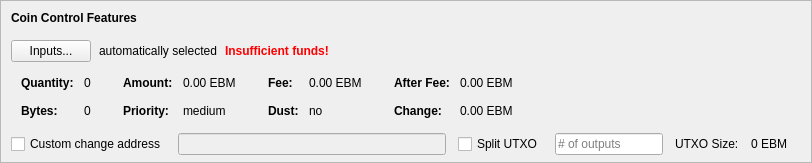
    <widget class="QFrame" name="frameCoinControl">
     <property name="sizePolicy">
      <sizepolicy hsizetype="Expanding" vsizetype="Expanding">
       <horstretch>0</horstretch>
       <verstretch>0</verstretch>
      </sizepolicy>
     </property>
     <property name="maximumSize">
      <size>
       <width>16777215</width>
       <height>16777215</height>
      </size>
     </property>
     <property name="frameShape">
      <enum>QFrame::StyledPanel</enum>
     </property>
     <property name="frameShadow">
      <enum>QFrame::Sunken</enum>
     </property>
     <layout class="QVBoxLayout" name="verticalLayoutCoinControl2">
      <property name="spacing">
       <number>0</number>
      </property>
      <property name="leftMargin">
       <number>0</number>
      </property>
      <property name="topMargin">
       <number>0</number>
      </property>
      <property name="rightMargin">
       <number>0</number>
      </property>
      <property name="bottomMargin">
       <number>6</number>
      </property>
      <item>
       <layout class="QVBoxLayout" name="verticalLayoutCoinControl" stretch="0,0,0,0,1">
        <property name="spacing">
         <number>0</number>
        </property>
        <property name="leftMargin">
         <number>10</number>
        </property>
        <property name="topMargin">
         <number>10</number>
        </property>
        <item>
         <layout class="QHBoxLayout" name="horizontalLayoutCoinControl1">
          <property name="bottomMargin">
           <number>15</number>
          </property>
          <item>
           <widget class="QLabel" name="labelCoinControlFeatures">
            <property name="sizePolicy">
             <sizepolicy hsizetype="Preferred" vsizetype="Maximum">
              <horstretch>0</horstretch>
              <verstretch>0</verstretch>
             </sizepolicy>
            </property>
            <property name="font">
             <font>
              <weight>75</weight>
              <bold>true</bold>
             </font>
            </property>
            <property name="styleSheet">
             <string notr="true">font-weight:bold;</string>
            </property>
            <property name="text">
             <string>Coin Control Features</string>
            </property>
           </widget>
          </item>
         </layout>
        </item>
        <item>
         <layout class="QHBoxLayout" name="horizontalLayoutCoinControl2" stretch="0,0,0,0">
          <property name="spacing">
           <number>8</number>
          </property>
          <property name="bottomMargin">
           <number>10</number>
          </property>
          <item>
           <widget class="QPushButton" name="pushButtonCoinControl">
            <property name="styleSheet">
             <string notr="true"/>
            </property>
            <property name="text">
             <string>Inputs...</string>
            </property>
            <property name="autoDefault">
             <bool>false</bool>
            </property>
           </widget>
          </item>
          <item>
           <widget class="QLabel" name="labelCoinControlAutomaticallySelected">
            <property name="text">
             <string>automatically selected</string>
            </property>
            <property name="margin">
             <number>5</number>
            </property>
           </widget>
          </item>
          <item>
           <widget class="QLabel" name="labelCoinControlInsuffFunds">
            <property name="font">
             <font>
              <weight>75</weight>
              <bold>true</bold>
             </font>
            </property>
            <property name="styleSheet">
             <string notr="true">color:red;font-weight:bold;</string>
            </property>
            <property name="text">
             <string>Insufficient funds!</string>
            </property>
            <property name="margin">
             <number>5</number>
            </property>
           </widget>
          </item>
          <item>
           <spacer name="horizontalSpacerCoinControl">
            <property name="orientation">
             <enum>Qt::Horizontal</enum>
            </property>
            <property name="sizeHint" stdset="0">
             <size>
              <width>40</width>
              <height>1</height>
             </size>
            </property>
           </spacer>
          </item>
         </layout>
        </item>
        <item>
         <widget class="QWidget" name="widgetCoinControl" native="true">
          <property name="sizePolicy">
           <sizepolicy hsizetype="Preferred" vsizetype="Preferred">
            <horstretch>0</horstretch>
            <verstretch>0</verstretch>
           </sizepolicy>
          </property>
          <property name="minimumSize">
           <size>
            <width>0</width>
            <height>0</height>
           </size>
          </property>
          <property name="styleSheet">
           <string notr="true"/>
          </property>
          <layout class="QHBoxLayout" name="horizontalLayoutCoinControl5">
           <property name="leftMargin">
            <number>0</number>
           </property>
           <property name="topMargin">
            <number>0</number>
           </property>
           <property name="rightMargin">
            <number>0</number>
           </property>
           <property name="bottomMargin">
            <number>0</number>
           </property>
           <item>
            <layout class="QHBoxLayout" name="horizontalLayoutCoinControl3" stretch="0,0,0,1">
             <property name="spacing">
              <number>20</number>
             </property>
             <property name="topMargin">
              <number>0</number>
             </property>
             <property name="bottomMargin">
              <number>10</number>
             </property>
             <item>
              <layout class="QFormLayout" name="formLayoutCoinControl1">
               <property name="horizontalSpacing">
                <number>10</number>
               </property>
               <property name="verticalSpacing">
                <number>14</number>
               </property>
               <property name="leftMargin">
                <number>10</number>
               </property>
               <property name="topMargin">
                <number>4</number>
               </property>
               <property name="rightMargin">
                <number>6</number>
               </property>
               <item row="0" column="0">
                <widget class="QLabel" name="labelCoinControlQuantityText">
                 <property name="font">
                  <font>
                   <weight>75</weight>
                   <bold>true</bold>
                  </font>
                 </property>
                 <property name="text">
                  <string>Quantity:</string>
                 </property>
                 <property name="margin">
                  <number>0</number>
                 </property>
                </widget>
               </item>
               <item row="0" column="1">
                <widget class="QLabel" name="labelCoinControlQuantity">
                 <property name="cursor">
                  <cursorShape>IBeamCursor</cursorShape>
                 </property>
                 <property name="contextMenuPolicy">
                  <enum>Qt::ActionsContextMenu</enum>
                 </property>
                 <property name="text">
                  <string notr="true">0</string>
                 </property>
                 <property name="margin">
                  <number>0</number>
                 </property>
                 <property name="textInteractionFlags">
                  <set>Qt::LinksAccessibleByMouse|Qt::TextSelectableByKeyboard|Qt::TextSelectableByMouse</set>
                 </property>
                </widget>
               </item>
               <item row="1" column="0">
                <widget class="QLabel" name="labelCoinControlBytesText">
                 <property name="font">
                  <font>
                   <weight>75</weight>
                   <bold>true</bold>
                  </font>
                 </property>
                 <property name="text">
                  <string>Bytes:</string>
                 </property>
                </widget>
               </item>
               <item row="1" column="1">
                <widget class="QLabel" name="labelCoinControlBytes">
                 <property name="cursor">
                  <cursorShape>IBeamCursor</cursorShape>
                 </property>
                 <property name="contextMenuPolicy">
                  <enum>Qt::ActionsContextMenu</enum>
                 </property>
                 <property name="text">
                  <string notr="true">0</string>
                 </property>
                 <property name="textInteractionFlags">
                  <set>Qt::LinksAccessibleByMouse|Qt::TextSelectableByKeyboard|Qt::TextSelectableByMouse</set>
                 </property>
                </widget>
               </item>
              </layout>
             </item>
             <item>
              <layout class="QFormLayout" name="formLayoutCoinControl2">
               <property name="horizontalSpacing">
                <number>10</number>
               </property>
               <property name="verticalSpacing">
                <number>14</number>
               </property>
               <property name="leftMargin">
                <number>6</number>
               </property>
               <property name="topMargin">
                <number>4</number>
               </property>
               <property name="rightMargin">
                <number>6</number>
               </property>
               <item row="0" column="0">
                <widget class="QLabel" name="labelCoinControlAmountText">
                 <property name="font">
                  <font>
                   <weight>75</weight>
                   <bold>true</bold>
                  </font>
                 </property>
                 <property name="text">
                  <string>Amount:</string>
                 </property>
                 <property name="margin">
                  <number>0</number>
                 </property>
                </widget>
               </item>
               <item row="0" column="1">
                <widget class="QLabel" name="labelCoinControlAmount">
                 <property name="cursor">
                  <cursorShape>IBeamCursor</cursorShape>
                 </property>
                 <property name="contextMenuPolicy">
                  <enum>Qt::ActionsContextMenu</enum>
                 </property>
                 <property name="text">
                  <string notr="true">0.00 EBM</string>
                 </property>
                 <property name="textInteractionFlags">
                  <set>Qt::LinksAccessibleByMouse|Qt::TextSelectableByKeyboard|Qt::TextSelectableByMouse</set>
                 </property>
                </widget>
               </item>
               <item row="1" column="0">
                <widget class="QLabel" name="labelCoinControlPriorityText">
                 <property name="font">
                  <font>
                   <weight>75</weight>
                   <bold>true</bold>
                  </font>
                 </property>
                 <property name="text">
                  <string>Priority:</string>
                 </property>
                </widget>
               </item>
               <item row="1" column="1">
                <widget class="QLabel" name="labelCoinControlPriority">
                 <property name="cursor">
                  <cursorShape>IBeamCursor</cursorShape>
                 </property>
                 <property name="contextMenuPolicy">
                  <enum>Qt::ActionsContextMenu</enum>
                 </property>
                 <property name="text">
                  <string>medium</string>
                 </property>
                 <property name="textInteractionFlags">
                  <set>Qt::LinksAccessibleByMouse|Qt::TextSelectableByKeyboard|Qt::TextSelectableByMouse</set>
                 </property>
                </widget>
               </item>
              </layout>
             </item>
             <item>
              <layout class="QFormLayout" name="formLayoutCoinControl3">
               <property name="horizontalSpacing">
                <number>10</number>
               </property>
               <property name="verticalSpacing">
                <number>14</number>
               </property>
               <property name="leftMargin">
                <number>6</number>
               </property>
               <property name="topMargin">
                <number>4</number>
               </property>
               <property name="rightMargin">
                <number>6</number>
               </property>
               <item row="0" column="0">
                <widget class="QLabel" name="labelCoinControlFeeText">
                 <property name="font">
                  <font>
                   <weight>75</weight>
                   <bold>true</bold>
                  </font>
                 </property>
                 <property name="text">
                  <string>Fee:</string>
                 </property>
                 <property name="margin">
                  <number>0</number>
                 </property>
                </widget>
               </item>
               <item row="0" column="1">
                <widget class="QLabel" name="labelCoinControlFee">
                 <property name="cursor">
                  <cursorShape>IBeamCursor</cursorShape>
                 </property>
                 <property name="contextMenuPolicy">
                  <enum>Qt::ActionsContextMenu</enum>
                 </property>
                 <property name="text">
                  <string notr="true">0.00 EBM</string>
                 </property>
                 <property name="textInteractionFlags">
                  <set>Qt::LinksAccessibleByMouse|Qt::TextSelectableByKeyboard|Qt::TextSelectableByMouse</set>
                 </property>
                </widget>
               </item>
               <item row="1" column="0">
                <widget class="QLabel" name="labelCoinControlLowOutputText">
                 <property name="font">
                  <font>
                   <weight>75</weight>
                   <bold>true</bold>
                  </font>
                 </property>
                 <property name="text">
                  <string>Dust:</string>
                 </property>
                </widget>
               </item>
               <item row="1" column="1">
                <widget class="QLabel" name="labelCoinControlLowOutput">
                 <property name="cursor">
                  <cursorShape>IBeamCursor</cursorShape>
                 </property>
                 <property name="contextMenuPolicy">
                  <enum>Qt::ActionsContextMenu</enum>
                 </property>
                 <property name="text">
                  <string>no</string>
                 </property>
                 <property name="textInteractionFlags">
                  <set>Qt::LinksAccessibleByMouse|Qt::TextSelectableByKeyboard|Qt::TextSelectableByMouse</set>
                 </property>
                </widget>
               </item>
              </layout>
             </item>
             <item>
              <layout class="QFormLayout" name="formLayoutCoinControl4">
               <property name="horizontalSpacing">
                <number>10</number>
               </property>
               <property name="verticalSpacing">
                <number>14</number>
               </property>
               <property name="leftMargin">
                <number>6</number>
               </property>
               <property name="topMargin">
                <number>4</number>
               </property>
               <property name="rightMargin">
                <number>6</number>
               </property>
               <item row="0" column="0">
                <widget class="QLabel" name="labelCoinControlAfterFeeText">
                 <property name="font">
                  <font>
                   <weight>75</weight>
                   <bold>true</bold>
                  </font>
                 </property>
                 <property name="text">
                  <string>After Fee:</string>
                 </property>
                 <property name="margin">
                  <number>0</number>
                 </property>
                </widget>
               </item>
               <item row="0" column="1">
                <widget class="QLabel" name="labelCoinControlAfterFee">
                 <property name="cursor">
                  <cursorShape>IBeamCursor</cursorShape>
                 </property>
                 <property name="contextMenuPolicy">
                  <enum>Qt::ActionsContextMenu</enum>
                 </property>
                 <property name="text">
                  <string notr="true">0.00 EBM</string>
                 </property>
                 <property name="textInteractionFlags">
                  <set>Qt::LinksAccessibleByMouse|Qt::TextSelectableByKeyboard|Qt::TextSelectableByMouse</set>
                 </property>
                </widget>
               </item>
               <item row="1" column="0">
                <widget class="QLabel" name="labelCoinControlChangeText">
                 <property name="font">
                  <font>
                   <weight>75</weight>
                   <bold>true</bold>
                  </font>
                 </property>
                 <property name="text">
                  <string>Change:</string>
                 </property>
                </widget>
               </item>
               <item row="1" column="1">
                <widget class="QLabel" name="labelCoinControlChange">
                 <property name="cursor">
                  <cursorShape>IBeamCursor</cursorShape>
                 </property>
                 <property name="contextMenuPolicy">
                  <enum>Qt::ActionsContextMenu</enum>
                 </property>
                 <property name="text">
                  <string notr="true">0.00 EBM</string>
                 </property>
                 <property name="textInteractionFlags">
                  <set>Qt::LinksAccessibleByMouse|Qt::TextSelectableByKeyboard|Qt::TextSelectableByMouse</set>
                 </property>
                </widget>
               </item>
              </layout>
             </item>
            </layout>
           </item>
          </layout>
         </widget>
        </item>
        <item>
         <layout class="QHBoxLayout" name="horizontalLayoutCoinControl4" stretch="0,0,0,0,0,0,0">
          <property name="spacing">
           <number>12</number>
          </property>
          <property name="sizeConstraint">
           <enum>QLayout::SetDefaultConstraint</enum>
          </property>
          <property name="topMargin">
           <number>5</number>
          </property>
          <property name="rightMargin">
           <number>5</number>
          </property>
          <item>
           <widget class="QCheckBox" name="checkBoxCoinControlChange">
            <property name="toolTip">
             <string>If this is activated, but the change address is empty or invalid, change will be sent to a newly generated address.</string>
            </property>
            <property name="text">
             <string>Custom change address</string>
            </property>
           </widget>
          </item>
          <item>
           <widget class="QValidatedLineEdit" name="lineEditCoinControlChange">
            <property name="enabled">
             <bool>false</bool>
            </property>
            <property name="sizePolicy">
             <sizepolicy hsizetype="Expanding" vsizetype="Fixed">
              <horstretch>0</horstretch>
              <verstretch>0</verstretch>
             </sizepolicy>
            </property>
           </widget>
          </item>
          <item>
           <widget class="QCheckBox" name="splitBlockCheckBox">
            <property name="text">
             <string>Split UTXO</string>
            </property>
           </widget>
          </item>
          <item>
           <widget class="QLineEdit" name="splitBlockLineEdit">
            <property name="sizePolicy">
             <sizepolicy hsizetype="Fixed" vsizetype="Fixed">
              <horstretch>50</horstretch>
              <verstretch>0</verstretch>
             </sizepolicy>
            </property>
            <property name="placeholderText">
             <string># of outputs</string>
            </property>
           </widget>
          </item>
          <item>
           <widget class="QLabel" name="labelBlockSizeText">
            <property name="text">
             <string>UTXO Size:</string>
            </property>
           </widget>
          </item>
          <item>
           <widget class="QLabel" name="labelBlockSize">
            <property name="text">
             <string>0 EBM</string>
            </property>
           </widget>
          </item>
          <item>
           <widget class="QLabel" name="labelCoinControlChangeLabel">
            <property name="sizePolicy">
             <sizepolicy hsizetype="Preferred" vsizetype="Expanding">
              <horstretch>0</horstretch>
              <verstretch>0</verstretch>
             </sizepolicy>
            </property>
            <property name="minimumSize">
             <size>
              <width>0</width>
              <height>0</height>
             </size>
            </property>
            <property name="text">
             <string/>
            </property>
            <property name="margin">
             <number>3</number>
            </property>
           </widget>
          </item>
         </layout>
        </item>
        <item>
         <spacer name="verticalSpacerCoinControl">
          <property name="orientation">
           <enum>Qt::Vertical</enum>
          </property>
          <property name="sizeHint" stdset="0">
           <size>
            <width>800</width>
            <height>1</height>
           </size>
          </property>
         </spacer>
        </item>
       </layout>
      </item>
     </layout>
    </widget>
